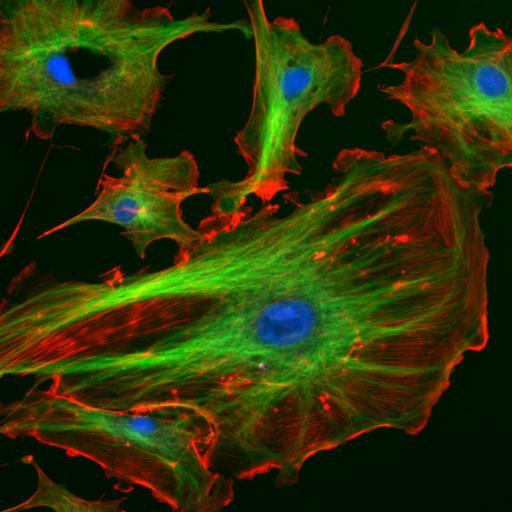
%> input picture Classes/ECES682/Lab1/FluorescentCells.jpg, 512 x 512 px
$ octave Lab1.m   (GNU Octave 9; MATLAB toolbox functions it lacks are replaced by stand-ins)
%> lines starting %> are read from the running program, lines starting %| are printed output that depends on the picture; in (x1, y1, x2, y2) boxes, pixels count from 0 and x2, y2 are one past the last pixel; in counts of white or black regions, pixels touching at a corner belong together; the program's own positions count from 1
% ----------- Lab 1 -----------
% Lab 1
% -----------------------------


%% clear workspace and clear command window
clear;
clc;


%% part 1.1
FC = imread('FluorescentCells.jpg');
%> FC is the input picture: size 512x512x3 uint8; mean R, G, B 45.5, 50.3, 7.8
figure(1);
imshow(FC);


%% part 1.2
[circbw map_circbw] = imread('circbw.tif');
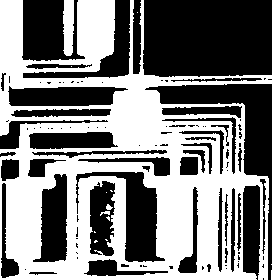
%> input picture Classes/ECES682/Lab1/circbw.tif, 272 x 280 px
%> circbw: size 280x272 logical; 48.9% white; 14 white regions (10 under 20 px), largest, box (x1, y1, x2, y2) and area: (0, 0, 272, 280) 36579, (63, 0, 74, 56) 543, (106, 204, 113, 210) 27, (100, 211, 110, 216) 27
%> map_circbw = []
figure(2);
imshow(circbw, map_circbw);

[board map_board] = imread('board.tif');
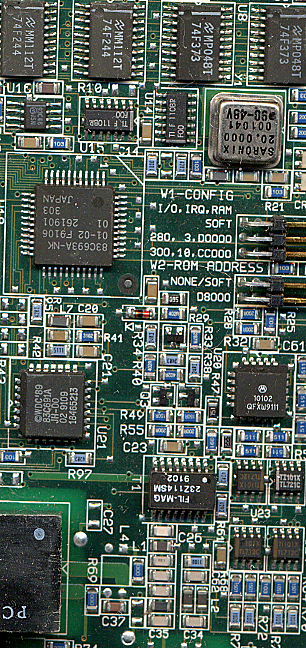
%> input picture Classes/ECES682/Lab1/board.tif, 306 x 648 px
%> board is the input picture: size 648x306x3 uint8; mean R, G, B 84.2, 99, 89.1
%> map_board = []
figure(3);
imshow(board, map_board);

[trees map_trees] = imread('trees.tif');
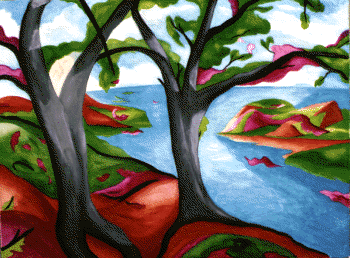
%> input picture Classes/ECES682/Lab1/trees.tif, 350 x 258 px
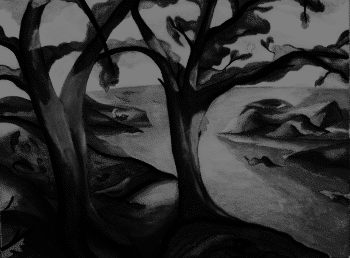
%> trees: size 258x350 uint8; min 0, max 127, mean 49.1
%> map_trees = 256 rows, first 12: [0 0 0; 0.0627 0.0627 0.0314; 0.29 0.0314 0; 0 0 1; 0.29 0.0627 0.0627; 0.388 0.0314 0.0941; 0.451 0.0627 0; 0.259 0.161 0.0627; 0.0941 0.259 0.0314; 0.224 0.192 0.224; 0.192 0.224 0.224; 0.549 0.0627 0.129]
figure(4);
imshow(trees, map_trees);


%% part 1.3
imwrite(board,'board.jpg');

[board_jpg map_board_jpg] = imread('board.jpg');
%> map_board_jpg = []
figure(5);
imshow(board_jpg, map_board_jpg);


%% part 2
[peppers map_peppers] = imread('peppers.png');
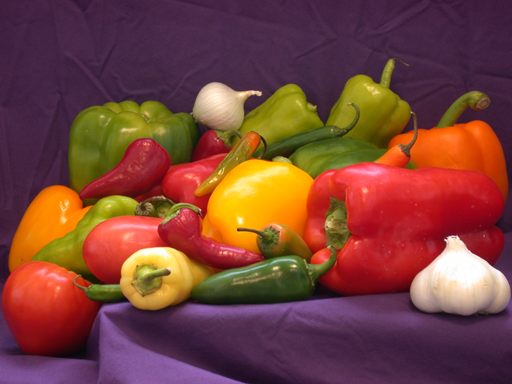
%> input picture Classes/ECES682/Lab1/peppers.png, 512 x 384 px
%> peppers is the input picture: size 384x512x3 uint8; mean R, G, B 120.8, 66.4, 57.6
%> map_peppers = []
figure(6);
imshow(peppers);

% peppers_ycbcrmap = rgb2ycbcr(map_peppers);
peppers_YCBCR = rgb2ycbcr(peppers);
%> peppers_YCBCR: size 384x512x3 uint8; mean of channels 1, 2, 3 86.1, 116.1, 152.5

peppers_YCBCR(:,:,2) = 128;
peppers_YCBCR(:,:,3) = 128;
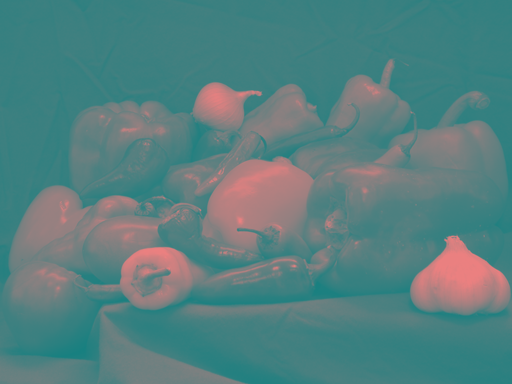
%> peppers_YCBCR: size 384x512x3 uint8; mean R, G, B 86.1, 128, 128

peppers_RGB = ycbcr2rgb(peppers_YCBCR);
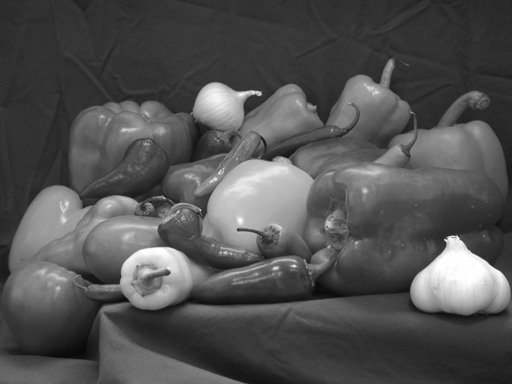
%> peppers_RGB: size 384x512x3 uint8; min 8, max 255, mean 81.7
figure(7);
imshow(peppers_RGB);


%% part 3
imwrite(peppers,'peppers_100.jpg','jpeg','Quality',100);
imwrite(peppers,'peppers_67.jpg','jpeg','Quality',67);
imwrite(peppers,'peppers_33.jpg','jpeg','Quality',33);
imwrite(peppers,'peppers_0.jpg','jpeg','Quality',0);
